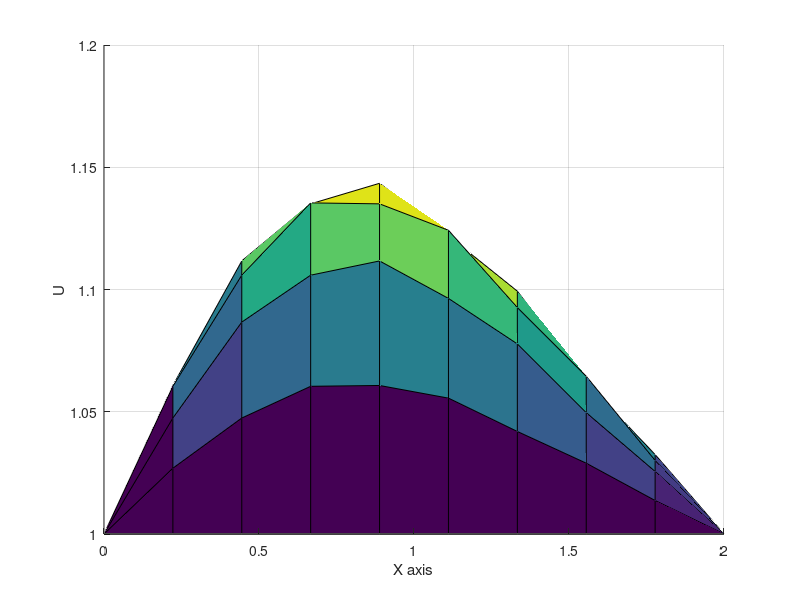

Write the MATLAB code that produced this figure.
%%%variable declarations
clear all
nx = 10;
ny = 10;
nt = 17;
dx = 2.0/(nx-1);
dy = 2.0/(ny-1);
sigma = .25;
nu=.05
dt = sigma*dx*dy/nu;

x = linspace(0,2,nx);
y = linspace(0,2,ny);

u = ones(ny,nx); %%create a 1xn vector of 1's
un=ones(ny,nx);

%%%Assign initial conditions

u(.5/dy:1/dy+1,.5/dx:1/dx+1)=2;


%%%Plot Initial Condition
 %%the figsize parameter can be used to produce different sized images
                  
[X, Y] = meshgrid(x,y);                            


for n=1:nt+1
    un=u;
    for i=2:(ny-1)
        for j=2:(nx-1)
        	u(i,j)=un(i,j)+nu*dt/dx^2*(un(i+1,j)-2*un(i,j)+un(i-1,j))+nu*dt/dy^2*(un(i,j+1)-2*un(i,j)+un(i,j-1));
        
    		u(1:ny,1)=1;
        	u(1,1:nx)=1;
            u(ny,1:nx)=1;
            u(1:ny,nx)=1;

        end
    end
    
end


surf(x,y,u)
xlabel('X axis')
ylabel('Y axis')
zlabel('U')
view(0,0)
